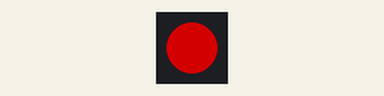
Bench run of a program on a simulated Raspberry Pi Pico running CircuitPython. On the bench: 1 RGB LEDs in strip order, left to right. Dim RGB values are drawn brighter than linear.

Above: at 0.2 s.
At 0.7 s:
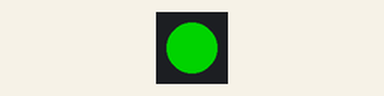
At 2.7 s:
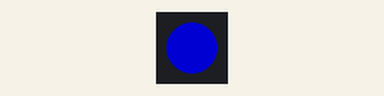
Timing chart, 0 to 3.5 s (numbered marks = the images above):
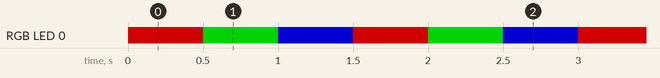

Measured:
- by itself, RGB LED 0: repeats every 1.5 s: RGB(0, 127, 0) 0.50 s, RGB(0, 0, 127) 0.50 s, RGB(127, 0, 0) 0.50 s
- by itself, everything shown: repeats every 1.5 s, in 3 steps

The program:

code.py
```python
import board
import neopixel
import time

# Define the data pin and the number of pixels
pixel_pin = board.GP25  # using GP25 is connected with RGB LED
num_pixels = 1          # Only 1 RGB LED

# Initialize the NeoPixel object
pixels = neopixel.NeoPixel(pixel_pin, num_pixels, brightness=0.5, auto_write=False)

# Fill the LED with red
pixels[0] = (255, 0, 0)
pixels.show()

# Fill the LED with blue
pixels.fill((0, 0, 255))
pixels.show()

# Create a color animation (example: fading through colors)
def fade_colors(speed=0.008):
    for hue in range(0, 360, 1):
        rgb = hsv_to_rgb(hue / 360.0, 1.0, 1.0) # Assuming hsv_to_rgb function exists
        pixels.fill(tuple(int(c * 255) for c in rgb))
        pixels.show()
        time.sleep(speed)

# Example loop
while True:
    pixels.fill((255, 0, 0)) # Red
    pixels.show()
    time.sleep(0.5)
    pixels.fill((0, 255, 0)) # Green
    pixels.show()
    time.sleep(0.5)
    pixels.fill((0, 0, 255)) # Blue
    pixels.show()
    time.sleep(0.5)
```
